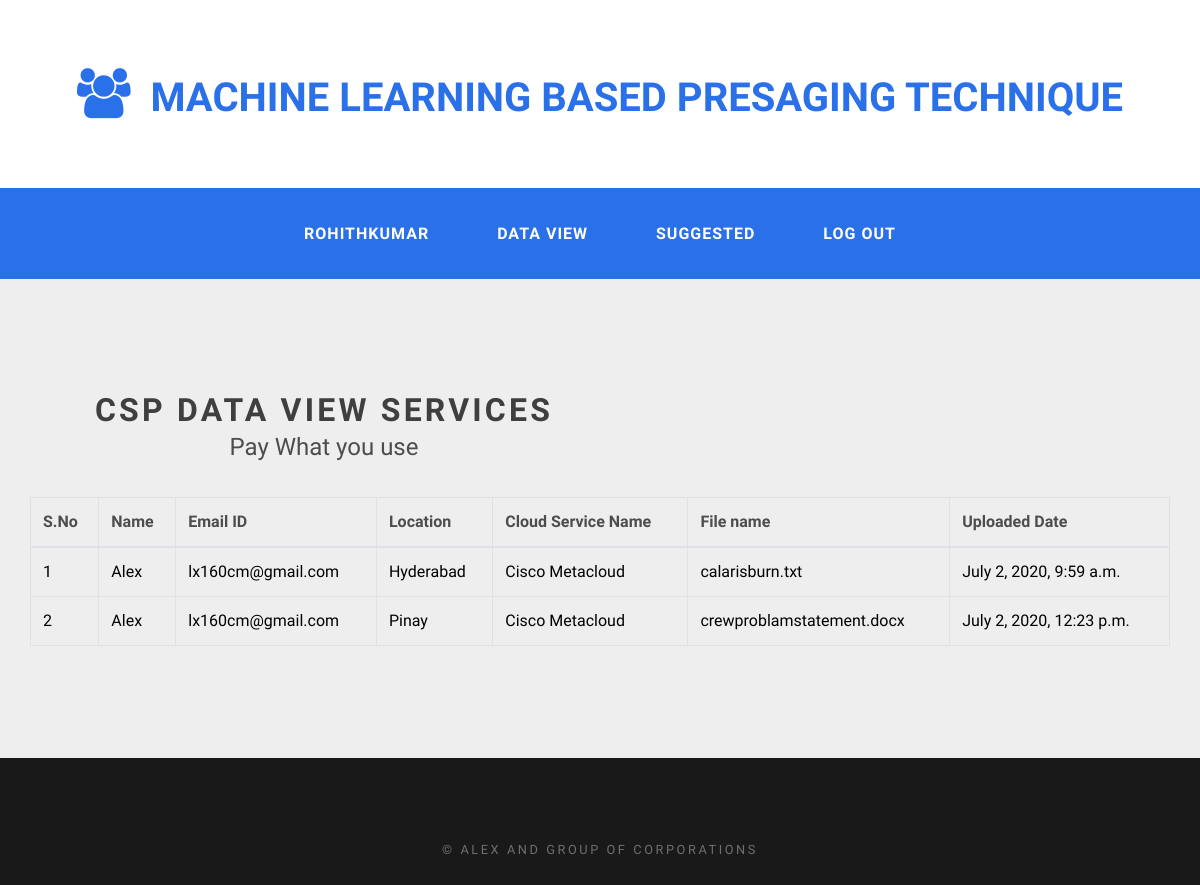
Page /CspDataView/ (signed in) on the committed database.
### users/models.py (models this page shows, shortened)
class CustomerCloudData(models.Model):
    custname = models.CharField(max_length=100)
    datatype = models.CharField(max_length=100)
    email = models.CharField(max_length=100)
    location = models.CharField(max_length=100)
    servicename = models.CharField(max_length=100)
    filename = models.CharField(max_length=100)
    file = models.FileField(upload_to='files/')
    cdate = models.DateTimeField(auto_now_add=True)
    class Meta:
        db_table='CustomerFiles'

### csp/views.py (the view)
# urls.py: path('CspDataView/',csp.CspDataView,name='CspDataView'),
def CspDataView(request):
    csploginid = request.session['csploginname']
    cspservicename = request.session['service']
    data = CustomerCloudData.objects.filter(servicename=cspservicename)
    return render(request, 'csps/CspDataView.html', {'data': data})

### assets/templates/csps/CspDataView.html
{% extends 'csps/cspbase.html'%}
{%load static%}
{%block contents%}
<div id="page-wrapper">
<div id="page" class="container">
	<div id="content">
		<div class="title">
			<h2>CSP Data View Services</h2>
			<span class="byline">Pay What you use</span>
		</div>
		</div>
 <table class="table table-bordered">
    <thead>
      <tr>
        <th>S.No</th>
        <th>Name</th>
        <th>Email ID</th>
        <th>Location</th>
        <th>Cloud Service Name</th>
        <th>File name</th>
        <th>Uploaded Date</th>
      </tr>
    </thead>
    <tbody>
    {% for i in data %}
                                            <tr style="color: Black">
                                                <td>{{forloop.counter}}</td>
                                                <td>{{i.custname}}</td>
                                                <td>{{i.email}}</td>
                                                <td>{{i.location}}</td>
                                                <td>{{i.servicename}}</td>
                                                <td>{{i.filename}}</td>
                                                <td>{{i.cdate}}</td>
                                            </tr>
                                            {% endfor %}
    </tbody>
  </table>
</div>
</div>
{%endblock%}

### assets/static/default.css (style rules this page uses)
html, body { height: 100%; }
body { margin: 0px; padding: 0px; background: #191919; font-family: 'Source Sans Pro', sans-serif; font-size: 12pt; font-weight: 400; color: #4E4D4D; }
h1, h2, h3 { margin: 0; padding: 0; }
.container { width: 1200px; margin: 0px auto; }
.title { text-align: center; }
.title h2 { letter-spacing: 0.10em; text-transform: uppercase; font-weight: 700; color: #3f3f3f; }
.title .byline { display: block; padding-top: 1em; font-weight: 300; font-size: 1.1em; }
#page-wrapper { background: #EEEEEE; }
#page { overflow: hidden; padding: 6em 0em; }
#content { float: left; width: 588px; text-align: center; }
#content .title { padding: 1em 2em 2em 2em; text-align: center; }
#content h2 { font-size: 2em; }
#content .byline { padding-top: 0; font-size: 1.5em; }

### rows in the picture
CustomerCloudData: custname "Alex", email "lx160cm@gmail.com", location "Hyderabad", servicename "Cisco Metacloud", filename "calarisburn.txt", cdate "July 2, 2020, 9:59 a.m."
CustomerCloudData: custname "Alex", email "lx160cm@gmail.com", location "Pinay", servicename "Cisco Metacloud", filename "crewproblamstatement.docx", cdate "July 2, 2020, 12:23 p.m."

### other values in the picture
{{ request.session.cspname }} "ROHITHKUMAR"
